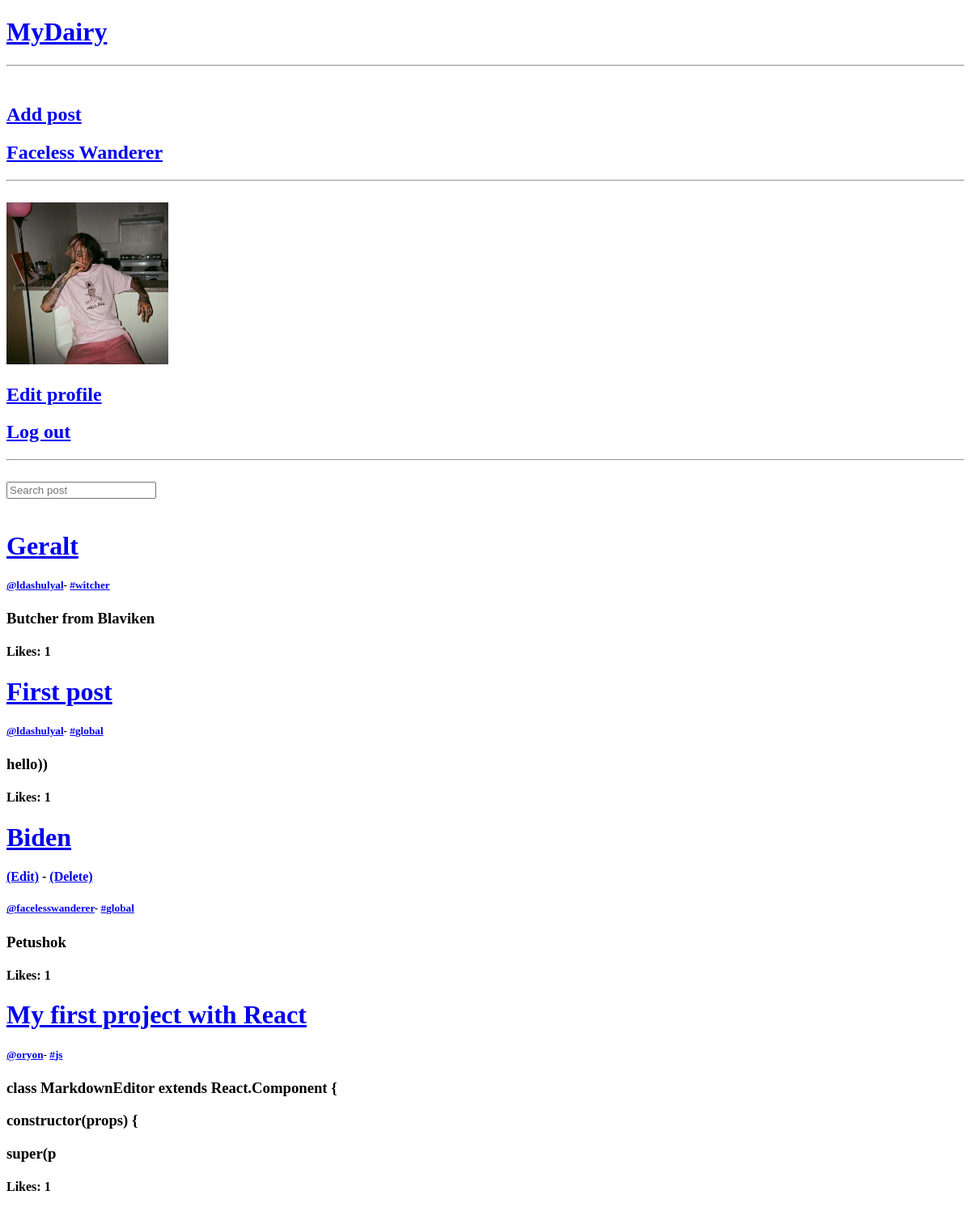
The app's page / (signed in), older data.
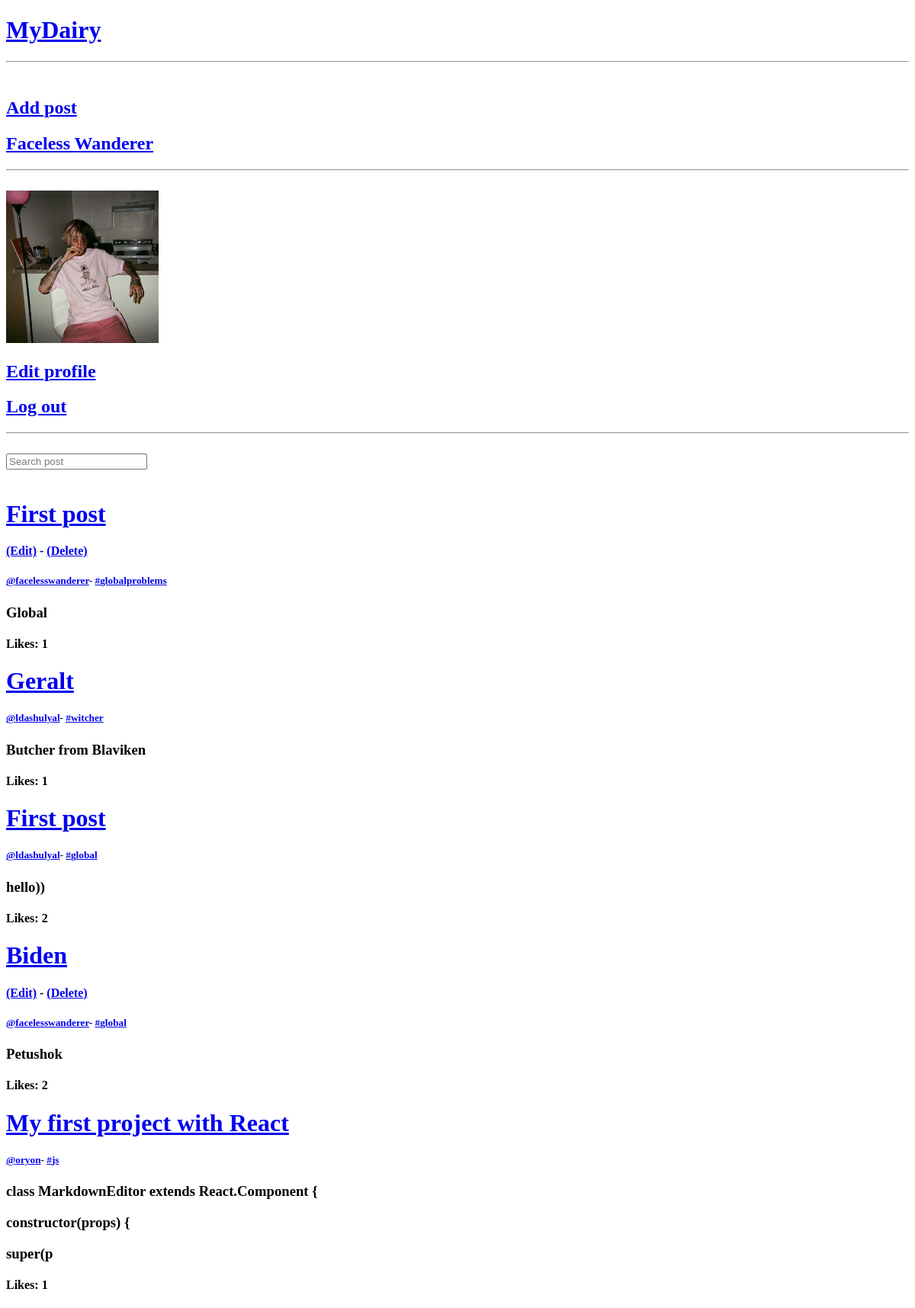
The same page, newer data.
### main/models.py (models this page shows, shortened)
class Profile(models.Model):
    user = models.OneToOneField(User, null=True, on_delete=models.CASCADE)
    bio = models.TextField()
    profile_pic = models.ImageField(null=True, blank=True, upload_to='static/images')

class Post(models.Model):
    title = models.CharField(max_length=50)
    author = models.ForeignKey(User, on_delete=models.CASCADE)
    body = models.TextField()
    category = models.CharField(max_length=40, default='global')
    like = models.ManyToManyField(User, related_name='blog_posts')
    def total_likes(self):
        return self.like.count()

### main/views.py (the view)
# urls.py: 2. Add a URL to urlpatterns:  path('', views.home, name='home')
def home(request):
    search_query = request.GET.get('search-area')
    if search_query:
        posts = Post.objects.filter(title__icontains=search_query) #title__icontains=search_query,category__icontains=search_query
    else:
        posts = Post.objects.order_by('-id')
    return render(request, 'main/home.html', {'posts': posts})

### main/templates/main/home.html (shortened to what this page needs)
{% load static %}
<!DOCTYPE html>
<html lang="en">
<head>
</head>
<body>
    <h1><a href="{% url 'home' %}">MyDairy</a></h1>
    <hr>
    <br/>
    {% if user.is_authenticated %}
        <h2><a href="{% url 'create-post' %}"> Add post </a> </h2>
        {% if user.profile.id %}
            <h2><a href="{% url 'my_profile' user.profile.id %}"> {{user.first_name}} {{user.last_name}} </a> </h2>
            <hr>
            <br/>
            {% if user.profile.profile_pic %}
                <img class="profile-pic" src="{{ user.profile.profile_pic.url }}" width="200px" height="200px">
            {% else %}
                <img class="profile-pic" src="{% static '/images/default.png' %}" width="200px" height="200px">
            {% endif %}
        {% else %}
            <h2><a href="{% url 'initial_settings' %}"> {{user.first_name}} {{user.last_name}} </a> </h2>
        {% endif %}
        {% if user.is_superuser %}
            <h2><a href="{% url 'edit_profile'  %}"> Edit profile </a> </h2>
        {% endif %}
        <h2><a href="{% url 'logout' %}"> Log out </a></h2>
        <hr>
        <br/>
    {% else %}
        <h2><a href="{% url 'login' %}"> Log in </a></h2>
        <h2><a href="{% url 'register' %}"> Sign up </a></h2>
        <hr>
        <br/>
    {% endif %}
    <form action="{% url 'home' %}" class="search-bar" id="search-form">
        <input type="search" class="search" name="search-area" placeholder="Search post">
    </form>
    <br/>
    {% for post in posts %}
        <h1><a href="{% url 'full-post' post.pk %}">{{ post.title }}</a></h1>
        {% if user.is_authenticated %}
            {% if user.id == post.author.id %}
                <h4><a href="{% url 'update_post' post.pk %}">(Edit)</a> - <a href="{% url 'delete-post' post.pk %}">(Delete)</a></h4>
            {% endif %}
        {% endif %}
        {% if user.profile.id %}
            <h5><a href="{% url 'my_profile' post.author.profile.id %}">@{{ post.author }}</a>- <a href="{% url 'category' post.category|slugify %}">#{{ post.category|cut:" "|lower }}</a> </h5>
        {% else %}
            <h5><a href="{% url 'initial_settings' %}">@{{ post.author }}</a>- <a href="{% url 'category' post.category|slugify %}">#{{ post.category|cut:" " }}</a> </h5>
        {% endif %}
        <h3>{{ post.body|slice:":100"|safe }}</h3>
        <h4> Likes: {{ post.total_likes }} </h4>
    {% endfor %}
</body>
</html>

Row changes from the older to the newer data that the page shows:
added Post: title "First post", shows "(Edit)", author "facelesswanderer", category "globalproblems", body "Global", total_likes "1"
computed for Post "hello))": total_likes "1" → "2"
computed for Post "Biden": total_likes "1" → "2"
